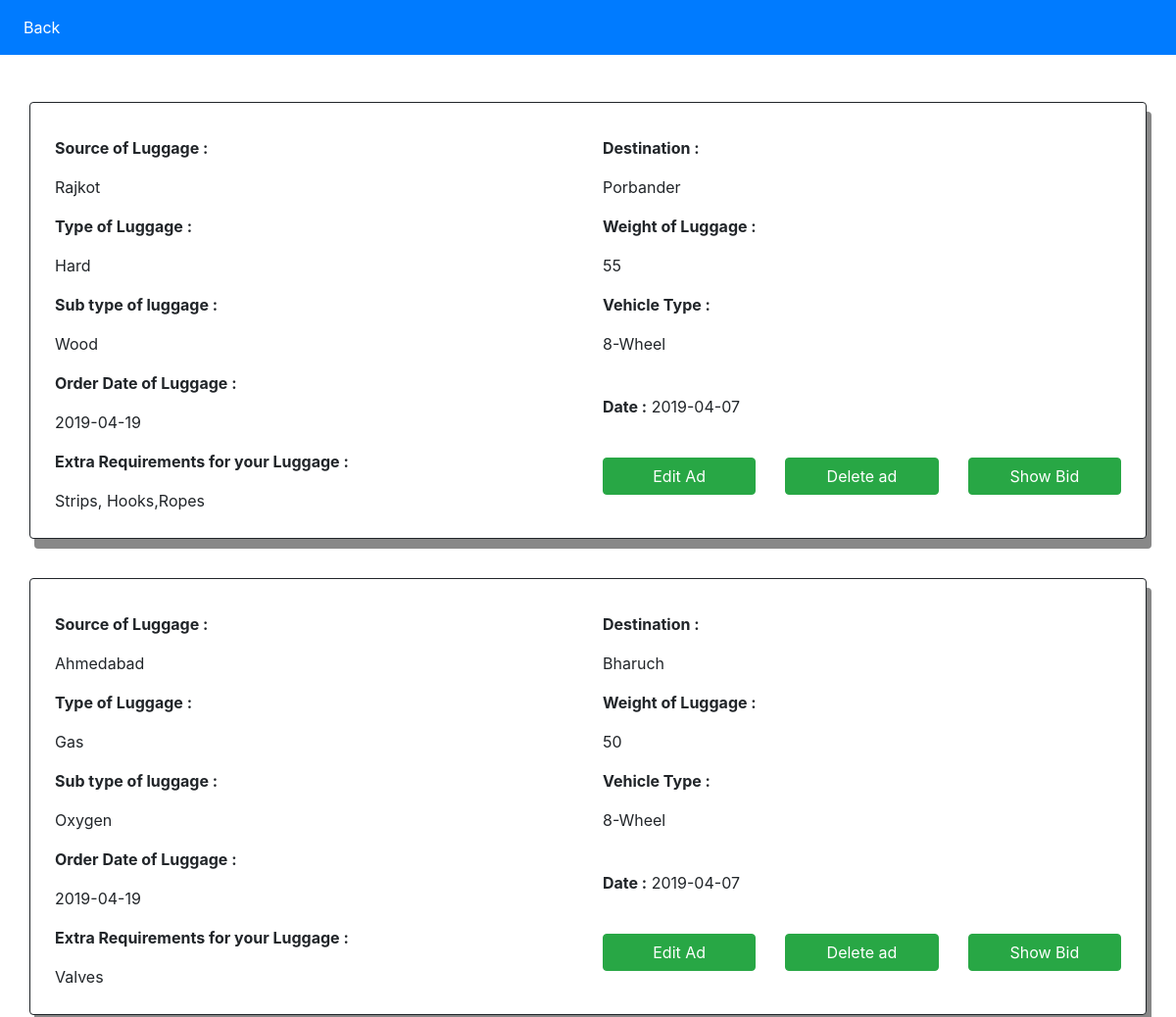
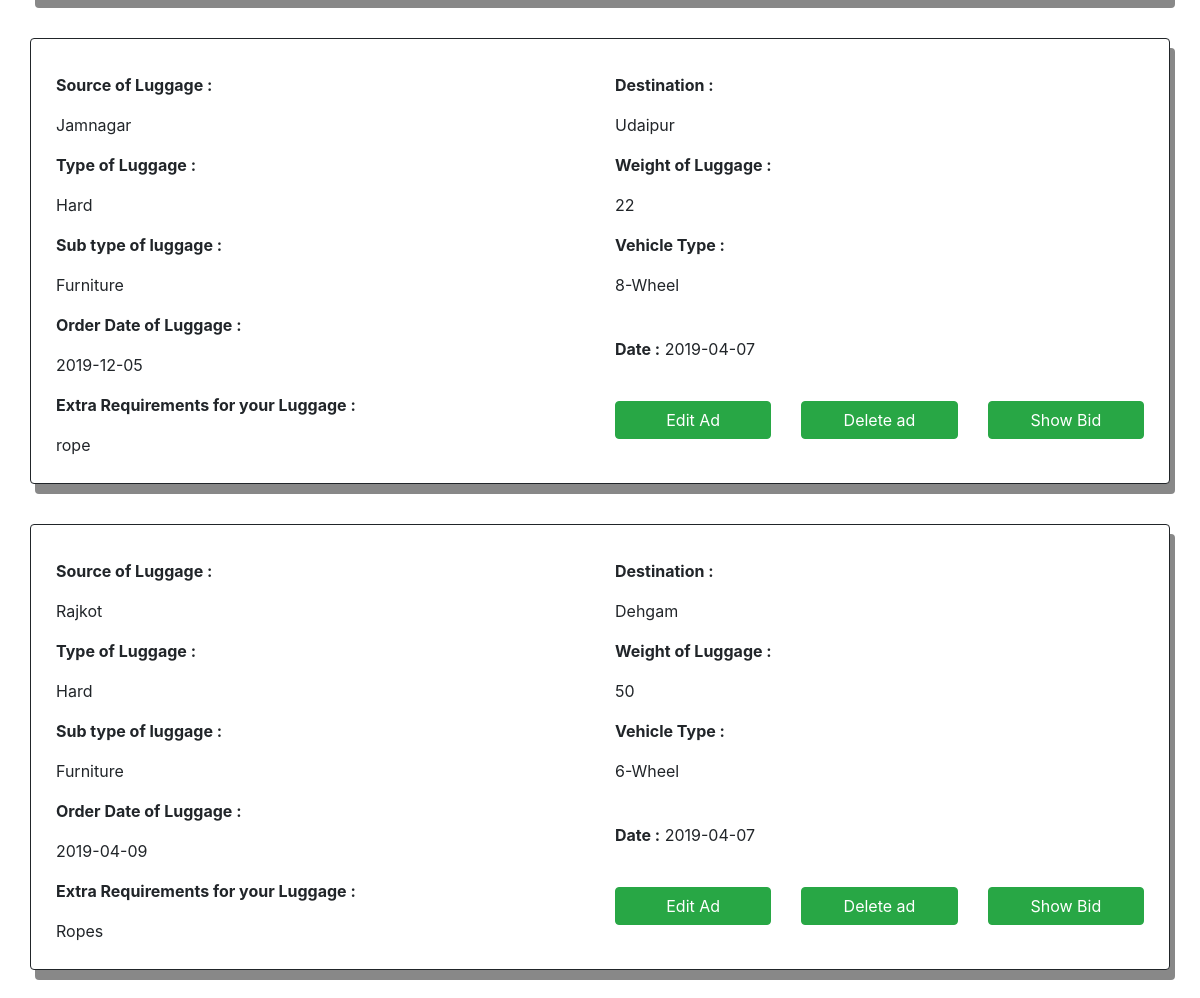
Page /Ad_view.php (signed in) on the committed database (2 pictures, top to bottom).
### tables this page shows
CREATE TABLE `ad` (
  `AD_id` int(10) NOT NULL,
  `S_id` int(10) NOT NULL,
  `Source_ad` varchar(50) NOT NULL,
  `no_destination` varchar(200) NOT NULL,
  `luggage` varchar(50) NOT NULL,
  `type_luggage` varchar(50) NOT NULL,
  `weight` decimal(20,0) NOT NULL,
  `price_budget` int(10) NOT NULL,
  `status_ad` tinyint(1) NOT NULL DEFAULT '0',
  `order_date` date NOT NULL,
  `vehicle_type` varchar(200) NOT NULL,
  `add_requirement` varchar(200) NOT NULL,
  `ad_date` date NOT NULL
);

### Ad_view.php (the view, shortened to what this page needs)
<html lang="en" dir="ltr">
  <head>
    <link rel="stylesheet" href="https://stackpath.bootstrapcdn.com/bootstrap/4.3.1/css/bootstrap.min.css">
    <link rel="stylesheet" href="https://stackpath.bootstrapcdn.com/bootstrap/4.3.1/css/bootstrap.min.css">
  </head>
  <body>
    <nav class="navbar navbar-expand-sm bg-primary sticky-top">
      <ul class="navbar-nav">
        <li class="nav-item active">
          <a class="nav-link text-white" href="index.php">Back</a>
        </li>
      </ul>
    </nav><br><br>
    <?php
    require ('Session.php');
    $ss=$_SESSION['mail'];
    $query="SELECT * FROM `ad` WHERE status_ad='0'AND  S_id=(SELECT S_id from user_s  where S_mail='$ss')";
    $sql=mysqli_query($con,$query) or die(mysqli_error($con));
    $res=mysqli_num_rows($sql);
    if($res>0){
    while($re=mysqli_fetch_array($sql)){
    ?>
    <form action="Edit_ad.php" method="post">
      <div class="container card box">
        <div class="row well well-lg">
          <div class="container"><br>
          </div>
        </div>
        <div class="container-fluid">
          <div class="row">
            <div class="col-sm-6"><p><b>Source of Luggage : </b></p> <p> <?php  print $re[2];?></p>
              <p><b>Type of Luggage :</b> </p> <p><?php  print $re[4];?>  </p>
              <p><b>Sub type of luggage : </b></p> <p> <?php  print $re[5];?>  </p>
              <p><b>Order Date of Luggage : </b></p> <p> <?php  print $re[9];?>  </p>
              <p><b>Extra Requirements for your Luggage : </b></p> <p> <?php  print $re[11];?>  </p></div>
              <div class="col-sm-6"><p><b>Destination : </b></p> <p><?php  print $re[3];?>  </p>
                <p><b>Weight of Luggage : </b></p> <p> <?php  print $re[6];?>  </p>
                <p><b>Vehicle Type :</b> </p> <p> <?php  print $re[10];?></p><br>
                <p><b>Date :</b> <?php  print $re[12];?></p><br>
              <div class="row">
                <div class="col">
                  </form>
                    <button class="btn btn-success btn-block" data-toggle="modal" type="submit" data-target="#myModal" href="Edit_ad.php"><span class="fa fa-plus-circle"></span> Edit Ad </button>            </div>
            <div class="col">
              <input type="button" class="form-group btn btn-success btn-block" data-toggle="modal" data-target="#myModaldel" name="Delete_ad" value="Delete ad"/>
            </div>
            <div class="col">
              <form class="form-group" action="new_bid.php" method="post">
              <input type="submit" class="form-group btn btn-success btn-block" name="view_bid" value="Show Bid"/>
              </form>
            </div>
    </div><br>
<?php
}
}
else {
  echo "<h2 style='text-align:center;'>Opps! There are No ad posted by you Why not to Post a New One</h2>";
}
 ?>
</body>
</html>

### Ad_view.php (style rules this page uses)
.box { border: 1px solid; padding: 10px; box-shadow: 5px 10px #888888; }

### rows in the picture
ad: Source_ad "Rajkot", luggage "Hard", type_luggage "Wood", order_date "2019-04-19", add_requirement "Strips, Hooks,Ropes", no_destination "Porbander", weight "55", vehicle_type "8-Wheel", ad_date "2019-04-07"
ad: Source_ad "Ahmedabad", luggage "Gas", type_luggage "Oxygen", order_date "2019-04-19", add_requirement "Valves", no_destination "Bharuch", weight "50", vehicle_type "8-Wheel", ad_date "2019-04-07"
ad: Source_ad "Jamnagar", luggage "Hard", type_luggage "Furniture", order_date "2019-12-05", add_requirement "rope", no_destination "Udaipur", weight "22", vehicle_type "8-Wheel", ad_date "2019-04-07"
ad: Source_ad "Rajkot", luggage "Hard", type_luggage "Furniture", order_date "2019-04-09", add_requirement "Ropes", no_destination "Dehgam", weight "50", vehicle_type "6-Wheel", ad_date "2019-04-07"
